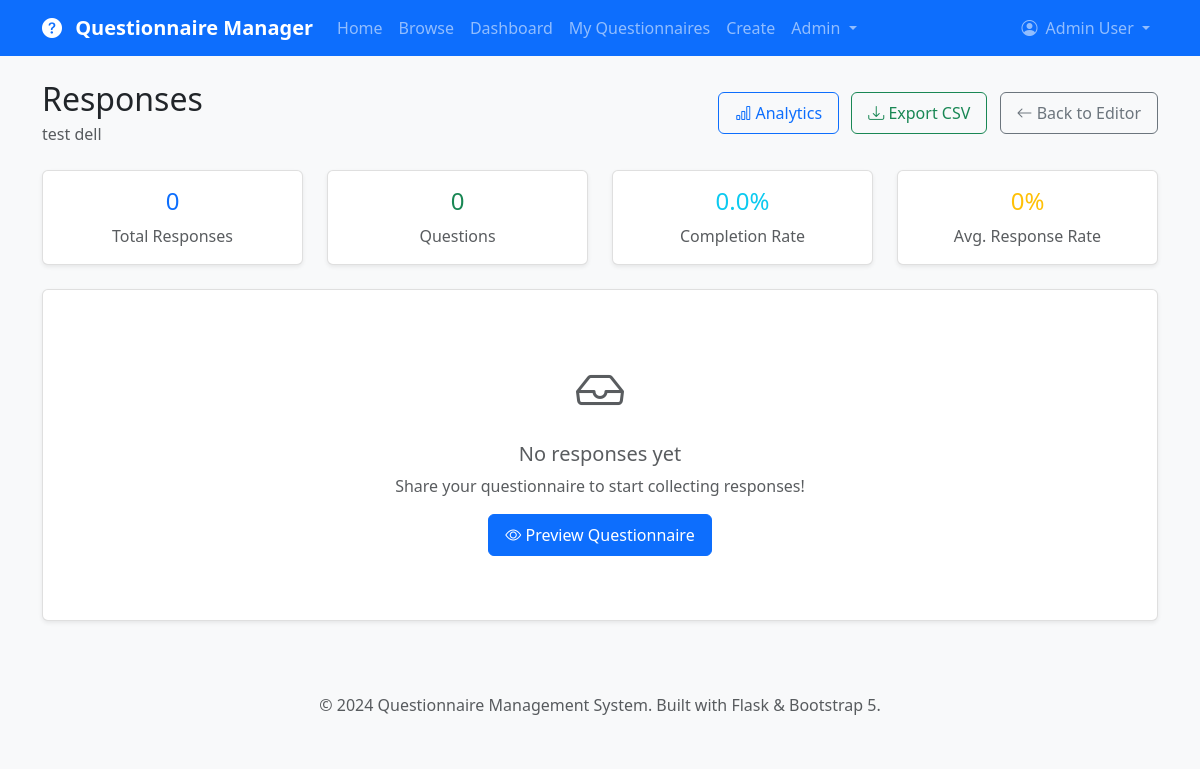
Before: /questionnaire/1/responses (signed in) with the older database file.
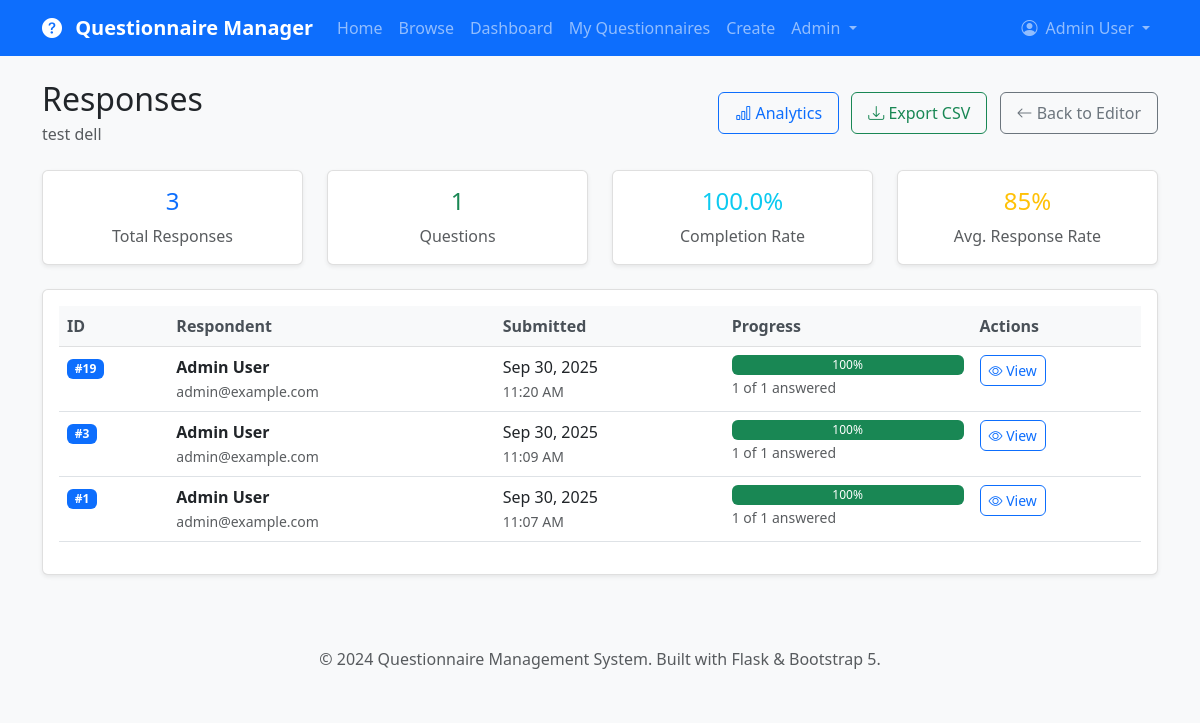
After: the same page with the newer database file.
### app/models.py (models this page shows, shortened)
class Response(db.Model):
    __tablename__ = 'responses'
    id = db.Column(db.Integer, primary_key=True)
    questionnaire_id = db.Column(db.Integer, db.ForeignKey('questionnaires.id'), nullable=False)
    user_id = db.Column(db.Integer, db.ForeignKey('users.id'), nullable=True)  # Nullable for anonymous
    session_id = db.Column(db.String(255))  # For anonymous users
    is_complete = db.Column(db.Boolean, default=False)
    submitted_at = db.Column(db.DateTime, index=True, default=datetime.utcnow)
    updated_at = db.Column(db.DateTime, default=datetime.utcnow, onupdate=datetime.utcnow)
    answers = db.relationship('Answer', backref='response', lazy='dynamic', cascade='all, delete-orphan')
    def get_progress_percentage(self):
        total_questions = self.questionnaire.questions.filter_by(is_required=True).count()
        answered_questions = self.answers.join(Question).filter(Question.is_required == True).count()
        return (answered_questions / total_questions * 100) if total_questions > 0 else 0
    def get_respondent_name(self):
        if self.user:
            return self.user.get_full_name()
        return f"Anonymous ({self.session_id[:8]}...)" if self.session_id else "Anonymous"

class User(UserMixin, db.Model):
    __tablename__ = 'users'
    id = db.Column(db.Integer, primary_key=True)
    username = db.Column(db.String(64), index=True, unique=True, nullable=False)
    email = db.Column(db.String(120), index=True, unique=True, nullable=False)
    password_hash = db.Column(db.String(128))
    first_name = db.Column(db.String(64))
    last_name = db.Column(db.String(64))
    role = db.Column(db.String(20), default='user')  # user, admin
    is_active = db.Column(db.Boolean, default=True)
    created_at = db.Column(db.DateTime, index=True, default=datetime.utcnow)
    last_login = db.Column(db.DateTime)
    created_questionnaires = db.relationship('Questionnaire', foreign_keys='Questionnaire.creator_id',
                                           backref='creator', lazy='dynamic', cascade='all, delete-orphan')
    responses = db.relationship('Response', backref='user', lazy='dynamic', cascade='all, delete-orphan')
    def get_full_name(self):
        if self.first_name and self.last_name:
            return f"{self.first_name} {self.last_name}"
        return self.username
    def is_admin(self):
        return self.role == 'admin'

### app/main/routes.py (the view)
@bp.route('/questionnaire/<int:id>/responses')
@login_required
def questionnaire_responses(id):
    questionnaire = Questionnaire.query.get_or_404(id)
    if questionnaire.creator != current_user and not current_user.is_admin():
        flash('You do not have permission to view responses for this questionnaire.', 'danger')
        return redirect(url_for('main.questionnaires'))
    page = request.args.get('page', 1, type=int)
    responses = questionnaire.responses.filter_by(is_complete=True).order_by(
        desc(Response.submitted_at)
    ).paginate(
        page=page,
        per_page=current_app.config['RESPONSES_PER_PAGE'],
        error_out=False
    )
    return render_template('main/questionnaire_responses.html',
                         title=f'Responses - {questionnaire.title}',
                         questionnaire=questionnaire,
                         responses=responses)

### app/models.py (called while the page is built)
@login_manager.user_loader
def load_user(user_id):
    return User.query.get(int(user_id))

    def get_completion_rate(self):
        total = self.responses.count()
        completed = self.responses.filter_by(is_complete=True).count()
        return (completed / total * 100) if total > 0 else 0

    def get_question_count(self):
        return self.questions.count()

### app/templates/main/questionnaire_responses.html (shortened to what the changed rows need)
{% extends "base.html" %}
{% block content %}
<div class="d-flex justify-content-between align-items-center mb-4">
    <div>
        <h2 class="mb-1">Responses</h2>
    </div>
</div>
<div class="row mb-4">
    <div class="col-md-3">
        <div class="card text-center">
            <div class="card-body">
                <h4 class="text-primary">{{ responses.total }}</h4>
                <p class="card-text text-muted">Total Responses</p>
            </div>
        </div>
    </div>
    <div class="col-md-3">
        <div class="card text-center">
            <div class="card-body">
                <h4 class="text-success">{{ questionnaire.get_question_count() }}</h4>
                <p class="card-text text-muted">Questions</p>
            </div>
        </div>
    </div>
    <div class="col-md-3">
        <div class="card text-center">
            <div class="card-body">
                <h4 class="text-info">{{ "%.1f"|format(questionnaire.get_completion_rate()) }}%</h4>
                <p class="card-text text-muted">Completion Rate</p>
            </div>
        </div>
    </div>
    <div class="col-md-3">
        <div class="card text-center">
            <div class="card-body">
                <h4 class="text-warning">
                    {% if responses.total > 0 %}
                        85%
                    {% else %}
                        0%
                    {% endif %}
                </h4>
                <p class="card-text text-muted">Avg. Response Rate</p>
            </div>
        </div>
    </div>
</div>
<div class="card">
    <div class="card-body">
        {% if responses.items %}
            <div class="table-responsive">
                <table class="table table-hover">
                    <thead class="table-light">
                        <tr>
                            <th>ID</th>
                            <th>Respondent</th>
                            <th>Submitted</th>
                            <th>Progress</th>
                            <th>Actions</th>
                        </tr>
                    </thead>
                    <tbody>
                        {% for response in responses.items %}
                            <tr>
                                <td>
                                    <span class="badge bg-primary">#{{ response.id }}</span>
                                </td>
                                <td>
                                    <div>
                                        <strong>{{ response.get_respondent_name() }}</strong>
                                        {% if response.user %}
                                            <br><small class="text-muted">{{ response.user.email }}</small>
                                        {% endif %}
                                    </div>
                                </td>
                                <td>
                                    <div>
                                        {{ response.submitted_at.strftime('%b %d, %Y') }}
                                        <br><small class="text-muted">{{ response.submitted_at.strftime('%I:%M %p') }}</small>
                                    </div>
                                </td>
                                <td>
                                    {% set progress = response.get_progress_percentage() %}
                                    <div class="progress" style="height: 20px;">
                                        <div class="progress-bar bg-success"
                                             style="width: {{ progress }}%">
                                            {{ "%.0f"|format(progress) }}%
                                        </div>
                                    </div>
                                    <small class="text-muted">
                                        {{ response.answers.count() }} of {{ questionnaire.get_question_count() }} answered
                                    </small>
                                </td>
                                <td>
                                    <button class="btn btn-outline-primary btn-sm"
                                            onclick="viewResponse({{ response.id }})">
                                        <i class="bi bi-eye"></i> View
                                    </button>
                                </td>
                            </tr>
                        {% endfor %}
                    </tbody>
                </table>
            </div>
        {% else %}
            <div class="text-center py-5">
                <i class="bi bi-inbox text-muted" style="font-size: 3rem;"></i>
                <h5 class="text-muted mt-3">No responses yet</h5>
                <p class="text-muted">Share your questionnaire to start collecting responses!</p>
                <a href="{{ url_for('main.view_questionnaire', id=questionnaire.id) }}" class="btn btn-primary">
                    <i class="bi bi-eye"></i> Preview Questionnaire
                </a>
            </div>
        {% endif %}
    </div>
</div>
{% endblock %}

Changed rows visible on the page:
added Response: id "19", get_respondent_name "Admin User", user.email "admin@example.com", submitted_at "Sep 30, 2025", submitted_at "11:20 AM", {{ progress }} 100.0 (drawn), progress "100", answers.count "1", get_question_count "1"
added Response: id "3", get_respondent_name "Admin User", user.email "admin@example.com", submitted_at "Sep 30, 2025", submitted_at "11:09 AM", {{ progress }} 100.0 (drawn), progress "100", answers.count "1", get_question_count "1"
added Response: id "1", get_respondent_name "Admin User", user.email "admin@example.com", submitted_at "Sep 30, 2025", submitted_at "11:07 AM", {{ progress }} 100.0 (drawn), progress "100", answers.count "1", get_question_count "1"
Other visible differences:
{{ responses.total }}: "0" → "3"
{{ questionnaire.get_question_count() }}: "0" → "1"
{{ "%.1f"|format(questionnaire.get_completion_rate()) }}: "0.0" → "100.0"
text no longer shown: "0% No responses yet Share your questionnaire to start collecting responses! Preview Questionnaire"
text now shown: "85% ID Respondent Submitted Progress Actions"
